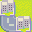

This is a level from a 2D game, rendered from its Tiled map with the project's own tilesets. A one-line summary and the complete map file follow:
An orthogonal 2x2 tile map with 16x16 px tiles, 1 tile layer (Tile Layer 1).

<map version="1.5" tiledversion="1.7.2" orientation="orthogonal" renderorder="right-down" width="2" height="2" tilewidth="16" tileheight="16" infinite="0" nextlayerid="2" nextobjectid="1">
 <tileset firstgid="1" name="aw2.png" tilewidth="16" tileheight="16" tilecount="512" columns="32">
  <image source="aw2.png" trans="ffffff" width="512" height="256" />
 </tileset>
 <layer id="1" name="Tile Layer 1" width="2" height="2">
  <data>
   <tile gid="451" />
   <tile gid="2" />
   <tile gid="97" />
   <tile gid="451" />
  </data>
 </layer>
</map>
